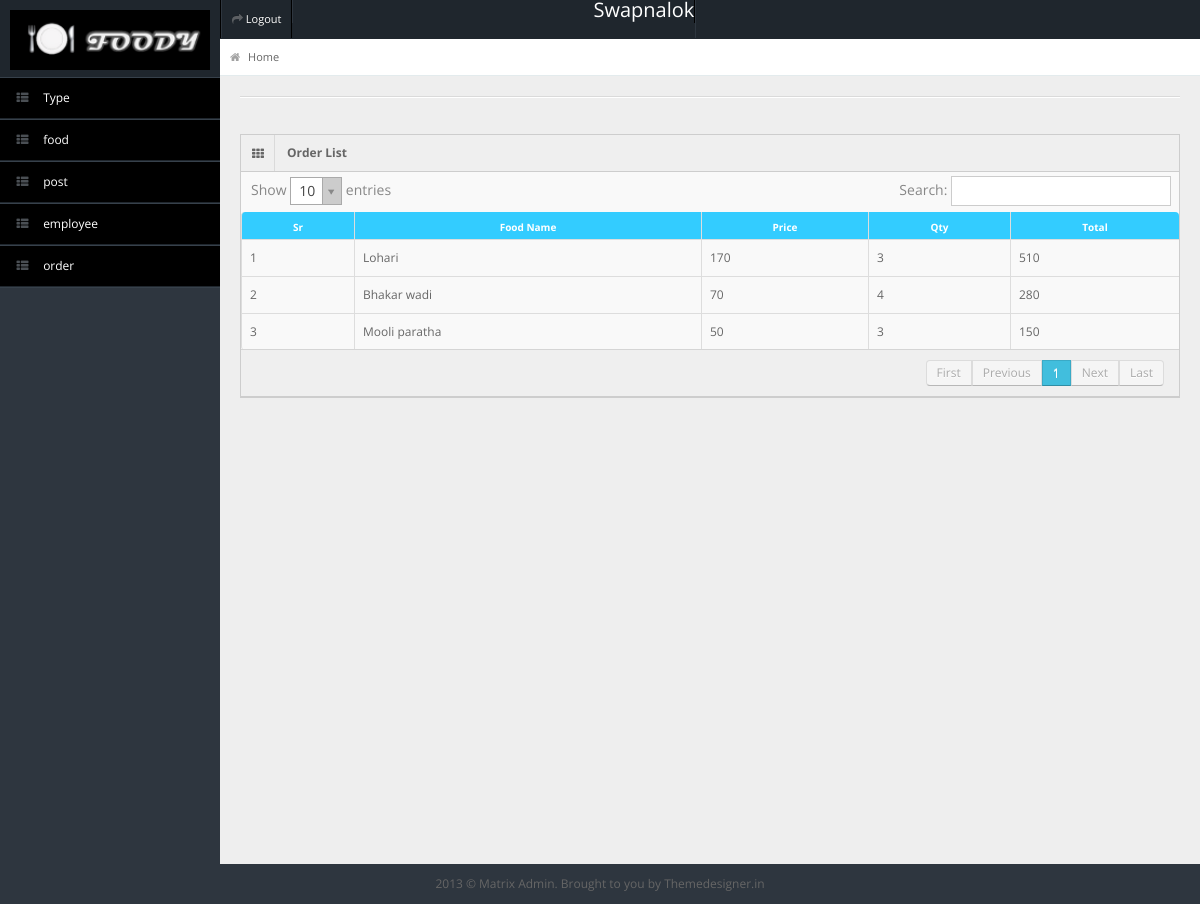
Screenshot of /admin/sale_view.php?id=2 (signed in) with the database file from the repository.
### tables this page shows
CREATE TABLE `sale_item` (
  `ID` bigint(20) NOT NULL,
  `FOOD_ID` bigint(20) NOT NULL,
  `PRICE` bigint(20) NOT NULL,
  `QTY` bigint(20) NOT NULL,
  `TOTAL` bigint(20) NOT NULL,
  `SALE_ID` bigint(20) NOT NULL
);

CREATE TABLE `food` (
  `ID` bigint(20) NOT NULL,
  `TYPE_NAME` bigint(20) NOT NULL,
  `FOOD_NAME` varchar(200) NOT NULL,
  `PRICE` bigint(20) NOT NULL,
  `IMAGE` varchar(200) NOT NULL,
  `HOTEL_ID` bigint(20) NOT NULL
);

### admin/sale_view.php (the view, shortened to what this page needs)
?><?php
$admin_id=$_SESSION['admin'];
$res=mysql_query("SELECT * FROM hotel WHERE ID='".$admin_id."'");
$row=mysql_fetch_row($res);
?>
<!DOCTYPE html>
<html lang="en">
<head>
<link rel="stylesheet" href="css/bootstrap.min.css" />
<link rel="stylesheet" href="css/bootstrap-responsive.min.css" />
<link rel="stylesheet" href="css/uniform.css" />
<link rel="stylesheet" href="css/select2.css" />
<link rel="stylesheet" href="css/matrix-style.css" />
<link rel="stylesheet" href="css/matrix-media.css" />
<link href="font-awesome/css/font-awesome.css" rel="stylesheet" />
</head>
</head>
<body>
<div id="header">
  <h1><a href="index.php"></a></h1>
</div>
<div id="user-nav" class="navbar navbar-inverse">
  <ul class="nav">
    <li class=""><a title="" href="logout.php"><i class="icon icon-share-alt"></i> <span class="text" style="color: #fff">Logout</span></a></li>
     <li class=""><span class="text" style="color: #fff;margin-left:300px;font-size:20px;"><?php echo$row[1]; ?></span></li>
  </ul>
</div>
<?php
include("menu.php");
?>
<div id="content">
  <div id="content-header">
    <div id="breadcrumb"> <a href="index.php" title="Go to Home" class="tip-bottom"><i class="icon-home"></i> Home</a></div>
  </div>
  <div class="container-fluid">
    <hr/>
    <div class="row-fluid">
     <div class="widget-box">
          <div class="widget-title"> <span class="icon"><i class="icon-th"></i></span>
            <h5>Order List</h5>
          </div>
          <div class="widget-content nopadding" style="overflow-x:auto">
            <table class="table table-bordered data-table">
              <thead>
                <tr>
                  <th style="background-color:#33ccff;color:#fff">Sr</th>
                  <th style="background-color:#33ccff;color:#fff">Food Name</th>
                   <th style="background-color:#33ccff;color:#fff">Price</th>
                   <th style="background-color:#33ccff;color:#fff">Qty</th>
                   <th style="background-color:#33ccff;color:#fff">Total</th>
                </tr>
              </thead>
              <tbody>
              <?php
              $id=$_GET['id'];
                $res=mysql_query("SELECT * FROM sale_item WHERE SALE_ID='".$id."'");
                $a=1;
                while($row=mysql_fetch_row($res))
                {
                  $row_t=mysql_fetch_row(mysql_query("SELECT * FROM food WHERE ID='".$row[1]."'"));
                  echo'<tr class="gradeX">
                  <td>'.$a.'</td>
                  <td>'.$row_t[2].'</td>
                  <td>'.$row[2].'</td>
                  <td>'.$row[3].'</td>
                  <td>'.$row[4].'</td>
                </tr>';
                $a++;
                }
              ?>
              </tbody>
            </table>
          </div>
        </div>
    </div>
  </div>
</div>
<div class="row-fluid">
  <div id="footer" class="span12"> 2013 &copy; Matrix Admin. Brought to you by <a href="http://themedesigner.in">Themedesigner.in</a> </div>
</div>
</body>
</html>

### admin/css/matrix-style.css (style rules this page uses)
* { outline:none !important; -moz-outline: none !important; }
html, body { height:100% }
body { overflow-x: hidden; margin-top: -10px; font-family: 'Open Sans', sans-serif; font-size:12px; color:#666; }
a { color:#666; }
select, textarea, input[type="text"], input[type="password"], input[type="datetime"], input[type="datetime-local"], input[type="date"], input[type="month"], input[type="time"], input[type="week"], input[type="number"], input[type="email"], input[type="url"], input[type="search"], input[type="tel"], input[type="color"], .uneditable-input, .label, .dropdown-menu, .btn, .well, .progress, .table-bordered, .btn-group > .btn:first-child, .btn-group > .btn:last-child, .btn-group > .btn:last-child, .btn-group > .dropdown-toggle, .alert { border-radius:0px; }
#footer { padding:10px; text-align:center; }
hr { border-top-color:#dadada; }
#header { height: 77px; position: relative; width: 100%; z-index: -9; }
#header h1 { background: url("../img/b.png") no-repeat scroll 0 0 transparent; height: 60px; left: 10px; line-height: 100px; overflow: hidden; position: relative; top: 10px; width: 200px; }
#user-nav { position: absolute; left: 220px; top:0px; z-index: 20; margin: 0; }
#user-nav > ul { margin: 0; padding: 0; list-style: none; border-right: 1px solid #2e363f;border-left: 1px solid #000; }
#user-nav > ul > li { float: left; list-style-type: none; margin: 0; position: relative; padding: 0; border-left: 1px solid #2e363f; border-right: 1px solid #000; }
#user-nav > ul > li > a { padding:9px 10px; display: block; font-size: 11px; }
#user-nav > ul > li > a > i, #sidebar li a i { opacity: .5; margin-top: 2px; }
#content { background: none repeat scroll 0 0 #eeeeee; margin-left: 220px; margin-right: 0; padding-bottom: 25px; position: relative; min-height:100%; width: auto; }
#content-header { position: abslute; width: 100%; margin-top: -38px; z-index: 20; }
#breadcrumb { background-color: #fff; border-bottom: 1px solid #e3ebed; }
#breadcrumb a { padding: 8px 20px 8px 10px; display: inline-block; background-image: url('../img/breadcrumb.png'); background-position: center right; background-repeat: no-repeat; font-size: 11px; color: #666666; }
#breadcrumb a:last-child { background-image:none; }
#breadcrumb a i { margin-right: 5px; opacity: .6; }
.stat-boxes .peity_bar_good, .stat-boxes .peity_line_good, { color: #459D1C; }
.widget-box { background: none repeat scroll 0 0 #F9F9F9; border-left: 1px solid #CDCDCD; border-top: 1px solid #CDCDCD; border-right: 1px solid #CDCDCD; clear: both; margin-top: 16px; margin-bottom: 16px; position: relative; }
.widget-title, .modal-header, .table th, div.dataTables_wrapper .ui-widget-header { background:#efefef; border-bottom: 1px solid #CDCDCD; height: 36px; }
.widget-title span.icon { padding: 9px 10px 7px 11px; float: left; border-right:1px solid #dadada; }
.widget-title h5 { color: #666; float: left; font-size: 12px; font-weight: bold; padding: 12px; line-height: 12px; margin: 0; }
.widget-content { padding:15px; border-bottom: 1px solid #cdcdcd; }
.table th { height: auto; font-size: 10px; padding: 5px 10px 2px; border-bottom: 0; text-align: center; color: #666666; }
.nopadding { padding: 0 !important; }
.nopadding .table { margin-bottom: 0; }
.nopadding .table-bordered { border: 0; }

### admin/css/matrix-media.css (style rules this page uses)
body { background:#2E363F; }
#header { background-color: #1f262d; margin-top:10px; }

### rows the page displays
sale_item: FOOD_ID.FOOD_NAME "Lohari", PRICE "170", QTY "3", TOTAL "510"
sale_item: FOOD_ID.FOOD_NAME "Bhakar wadi", PRICE "70", QTY "4", TOTAL "280"
sale_item: FOOD_ID.FOOD_NAME "Mooli paratha", PRICE "50", QTY "3", TOTAL "150"
